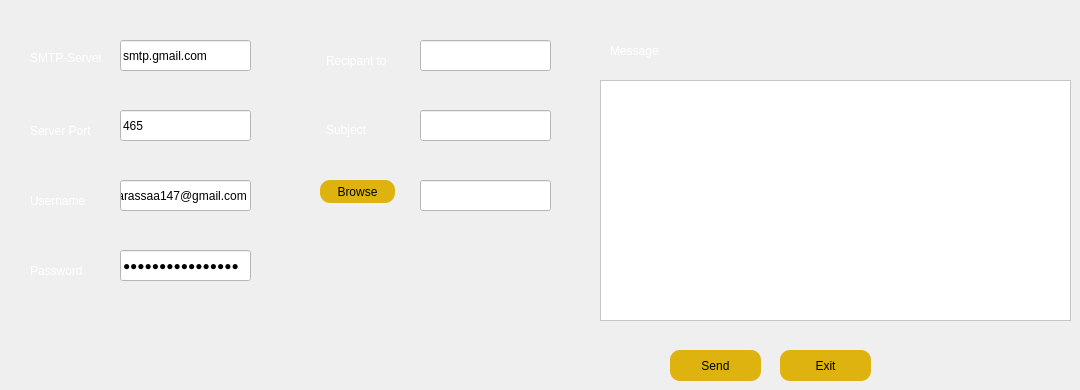
         <widget class="QWidget" name="tab_5">
          <attribute name="title">
           <string>Mailing</string>
          </attribute>
          <widget class="QLineEdit" name="server">
           <property name="geometry">
            <rect>
             <x>120</x>
             <y>40</y>
             <width>131</width>
             <height>31</height>
            </rect>
           </property>
           <property name="styleSheet">
            <string notr="true">background-color: rgb(255, 255, 255);
color : black;</string>
           </property>
           <property name="text">
            <string>smtp.gmail.com</string>
           </property>
          </widget>
          <widget class="QLineEdit" name="port">
           <property name="geometry">
            <rect>
             <x>120</x>
             <y>110</y>
             <width>131</width>
             <height>31</height>
            </rect>
           </property>
           <property name="styleSheet">
            <string notr="true">background-color: rgb(255, 255, 255);
color : black;</string>
           </property>
           <property name="text">
            <string>465</string>
           </property>
          </widget>
          <widget class="QLineEdit" name="username">
           <property name="geometry">
            <rect>
             <x>120</x>
             <y>180</y>
             <width>131</width>
             <height>31</height>
            </rect>
           </property>
           <property name="styleSheet">
            <string notr="true">background-color: rgb(255, 255, 255);
color : black;</string>
           </property>
           <property name="text">
            <string>alarassaa147@gmail.com</string>
           </property>
          </widget>
          <widget class="QLineEdit" name="password">
           <property name="geometry">
            <rect>
             <x>120</x>
             <y>250</y>
             <width>131</width>
             <height>31</height>
            </rect>
           </property>
           <property name="styleSheet">
            <string notr="true">background-color: rgb(255, 255, 255);
color : black;</string>
           </property>
           <property name="text">
            <string>xwgasmdtzmkoiltb</string>
           </property>
           <property name="echoMode">
            <enum>QLineEdit::Password</enum>
           </property>
          </widget>
          <widget class="QLineEdit" name="sub">
           <property name="geometry">
            <rect>
             <x>420</x>
             <y>110</y>
             <width>131</width>
             <height>31</height>
            </rect>
           </property>
           <property name="styleSheet">
            <string notr="true">background-color: rgb(255, 255, 255);
color : black;</string>
           </property>
          </widget>
          <widget class="QLineEdit" name="file">
           <property name="geometry">
            <rect>
             <x>420</x>
             <y>180</y>
             <width>131</width>
             <height>31</height>
            </rect>
           </property>
           <property name="styleSheet">
            <string notr="true">background-color: rgb(255, 255, 255);
color : black;</string>
           </property>
          </widget>
          <widget class="QLineEdit" name="rcpt">
           <property name="geometry">
            <rect>
             <x>420</x>
             <y>40</y>
             <width>131</width>
             <height>31</height>
            </rect>
           </property>
           <property name="styleSheet">
            <string notr="true">background-color: rgb(255, 255, 255);
color : black;</string>
           </property>
          </widget>
          <widget class="QPlainTextEdit" name="message">
           <property name="geometry">
            <rect>
             <x>600</x>
             <y>80</y>
             <width>471</width>
             <height>241</height>
            </rect>
           </property>
           <property name="styleSheet">
            <string notr="true">background-color: rgb(255, 255, 255);
color : black;</string>
           </property>
          </widget>
          <widget class="QLabel" name="label_38">
           <property name="geometry">
            <rect>
             <x>30</x>
             <y>50</y>
             <width>71</width>
             <height>16</height>
            </rect>
           </property>
           <property name="styleSheet">
            <string notr="true">color: rgb(255, 255, 255);</string>
           </property>
           <property name="text">
            <string>SMTP-Server</string>
           </property>
          </widget>
          <widget class="QLabel" name="label_39">
           <property name="geometry">
            <rect>
             <x>30</x>
             <y>120</y>
             <width>71</width>
             <height>21</height>
            </rect>
           </property>
           <property name="styleSheet">
            <string notr="true">color: rgb(255, 255, 255);</string>
           </property>
           <property name="text">
            <string>Server Port</string>
           </property>
          </widget>
          <widget class="QLabel" name="label_40">
           <property name="geometry">
            <rect>
             <x>30</x>
             <y>190</y>
             <width>71</width>
             <height>21</height>
            </rect>
           </property>
           <property name="styleSheet">
            <string notr="true">color: rgb(255, 255, 255);</string>
           </property>
           <property name="text">
            <string>Username</string>
           </property>
          </widget>
          <widget class="QLabel" name="label_41">
           <property name="geometry">
            <rect>
             <x>30</x>
             <y>260</y>
             <width>71</width>
             <height>21</height>
            </rect>
           </property>
           <property name="styleSheet">
            <string notr="true">color: rgb(255, 255, 255);</string>
           </property>
           <property name="text">
            <string>Password</string>
           </property>
          </widget>
          <widget class="QLabel" name="label_42">
           <property name="geometry">
            <rect>
             <x>326</x>
             <y>50</y>
             <width>61</width>
             <height>21</height>
            </rect>
           </property>
           <property name="styleSheet">
            <string notr="true">color: rgb(255, 255, 255);</string>
           </property>
           <property name="text">
            <string>Recipant to</string>
           </property>
          </widget>
          <widget class="QLabel" name="label_43">
           <property name="geometry">
            <rect>
             <x>326</x>
             <y>120</y>
             <width>61</width>
             <height>20</height>
            </rect>
           </property>
           <property name="styleSheet">
            <string notr="true">color: rgb(255, 255, 255);</string>
           </property>
           <property name="text">
            <string>Subject</string>
           </property>
          </widget>
          <widget class="QLabel" name="label_45">
           <property name="geometry">
            <rect>
             <x>610</x>
             <y>40</y>
             <width>61</width>
             <height>21</height>
            </rect>
           </property>
           <property name="styleSheet">
            <string notr="true">color: rgb(255, 255, 255);</string>
           </property>
           <property name="text">
            <string>Message</string>
           </property>
          </widget>
          <widget class="QPushButton" name="browseBtn">
           <property name="geometry">
            <rect>
             <x>320</x>
             <y>180</y>
             <width>75</width>
             <height>23</height>
            </rect>
           </property>
           <property name="styleSheet">
            <string notr="true">background-color: rgb(255, 255, 255);
background-color : #deb30f;
color : black;
border-radius : 10px;</string>
           </property>
           <property name="text">
            <string>Browse</string>
           </property>
          </widget>
          <widget class="QPushButton" name="send">
           <property name="geometry">
            <rect>
             <x>670</x>
             <y>350</y>
             <width>91</width>
             <height>31</height>
            </rect>
           </property>
           <property name="styleSheet">
            <string notr="true">background-color: rgb(255, 255, 255);
background-color : #deb30f;
color : black;
border-radius : 10px;</string>
           </property>
           <property name="text">
            <string>Send</string>
           </property>
          </widget>
          <widget class="QPushButton" name="exit">
           <property name="geometry">
            <rect>
             <x>780</x>
             <y>350</y>
             <width>91</width>
             <height>31</height>
            </rect>
           </property>
           <property name="styleSheet">
            <string notr="true">background-color: rgb(255, 255, 255);
background-color : #deb30f;
color : black;
border-radius : 10px;</string>
           </property>
           <property name="text">
            <string>Exit</string>
           </property>
          </widget>
         </widget>
